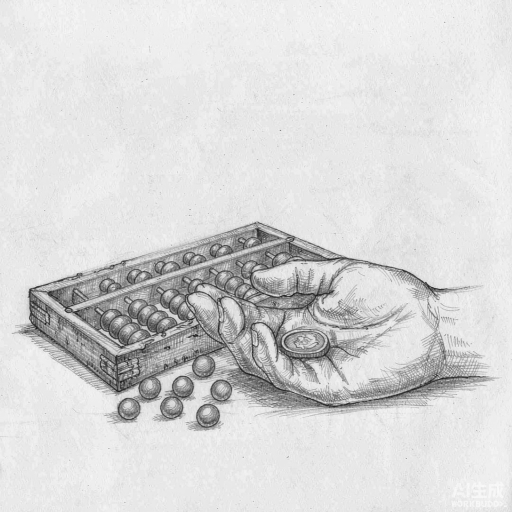
#> input picture cases/005_golden-quote-miner/assets/gallery/quote-cards/images/01.png, 1024 x 1024 px (shown at 1/2 size)
$ python strip_watermark.py ../../005_golden-quote-miner/assets/gallery/quote-cards/images/01.png
#> lines starting #> are read from the running program, lines starting #| are printed output that depends on the picture
# -*- coding: utf-8 -*-
"""
strip_watermark.py —— 清掉文生图右下角的「AI生成 <品牌>」水印

两种模式：
  crop   裁掉右下角（横版裁宽 / 竖版裁高），最干净，优先用
  patch  用周边平均色 + 羽化 mask 局部覆盖，裁不掉时用

用法：
  python strip_watermark.py in.png --mode crop  --w 90 --h 60 -o out.png
  python strip_watermark.py in.png --mode patch --box 670,830,1024,1024 -o out.png
  python strip_watermark.py in.png --mode patch --auto -o out.png     # 自动按右下角 20% 估算
"""
import argparse
import os
import sys

from PIL import Image, ImageFilter


def do_crop(img, w, h):
    iw, ih = img.size
    # 裁掉右下角 w x h
    return img.crop((0, 0, iw - w, ih - h))


def do_patch(img, box, feather=40, sample=160):
    x0, y0, x1, y1 = box
    x0, y0 = max(0, x0), max(0, y0)
    x1, y1 = min(img.size[0], x1), min(img.size[1], y1)
    if x1 <= x0 or y1 <= y0:
        raise SystemExit("box 无效，检查坐标是否在图内")
    # 取水印块左上方的干净区域求平均色
    sx0, sy0 = max(0, x0 - sample), max(0, y0 - sample)
    patch_ref = img.crop((sx0, sy0, max(sx0 + 1, x0), max(sy0 + 1, y0)))
    if patch_ref.size[0] < 1 or patch_ref.size[1] < 1:
        raise SystemExit("取样区为空，改用 --box 手动指定或先 crop")
    color = patch_ref.resize((1, 1), Image.LANCZOS).getpixel((0, 0))

    pw, ph = x1 - x0, y1 - y0
    layer = Image.new("RGB", (pw, ph), color)
    mask = Image.new("L", (pw, ph), 255).filter(ImageFilter.GaussianBlur(feather))
    img = img.copy()
    img.paste(layer, (x0, y0), mask)
    return img


def main():
    ap = argparse.ArgumentParser(description="清除文生图右下角水印")
    ap.add_argument("input")
    ap.add_argument("--mode", choices=["crop", "patch"], default="crop")
    ap.add_argument("--w", type=int, default=90, help="crop 模式：从右侧裁掉的像素宽度")
    ap.add_argument("--h", type=int, default=60, help="crop 模式：从底部裁掉的像素高度")
    ap.add_argument("--box", type=str, default="", help="patch 模式：x0,y0,x1,y1")
    ap.add_argument("--auto", action="store_true", help="patch 模式：按右下角 20%% 自动估算 box")
    ap.add_argument("--feather", type=int, default=40)
    ap.add_argument("-o", "--out", default="", help="输出路径，默认 <原名>_clean.png")
    a = ap.parse_args()

    if not os.path.exists(a.input):
        raise SystemExit("文件不存在: " + a.input)

    img = Image.open(a.input).convert("RGB")
    print("源图:", img.size)
#| 源图: (1024, 1024)

    if a.mode == "crop":
        if a.w >= img.size[0] or a.h >= img.size[1]:
            raise SystemExit("裁掉的尺寸超过原图，请调小 --w/--h")
        out = do_crop(img, a.w, a.h)
#> in do_crop, `return img.crop((0, 0, iw - w, ih - h))`:
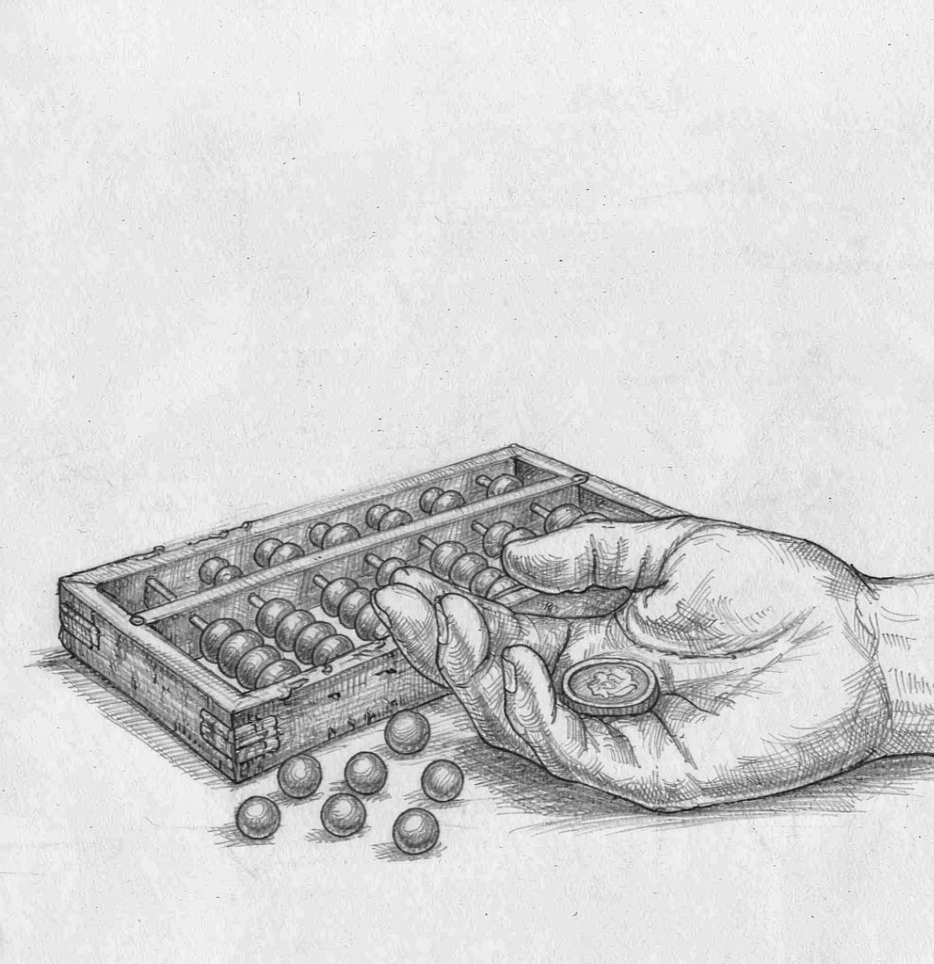
#> returned value: PIL image 934x964 RGB; min 14, max 250, mean 213.4
    else:
        if a.box:
            box = tuple(int(v) for v in a.box.split(","))
            if len(box) != 4:
                raise SystemExit("--box 需为 x0,y0,x1,y1")
        elif a.auto:
            w, h = img.size
            box = (int(w * 0.65), int(h * 0.80), w, h)
        else:
            raise SystemExit("patch 模式需要 --box 或 --auto")
        print("覆盖区域:", box)
        out = do_patch(img, box, a.feather)

    dst = a.out or (os.path.splitext(a.input)[0] + "_clean.png")
    out.save(dst, "PNG", optimize=True)
    print("已输出:", dst, out.size)
#| 已输出: ../../005_golden-quote-miner/assets/gallery/quote-cards/images/01_clean.png (934, 964)


if __name__ == "__main__":
    sys.exit(main())
#> (the program exits here)

$ run again, on cases/005_golden-quote-miner/assets/gallery/quote-cards/images/03.png
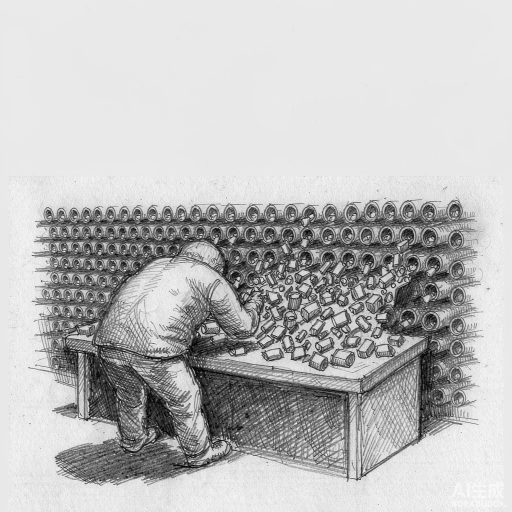
#> input picture cases/005_golden-quote-miner/assets/gallery/quote-cards/images/03.png, 1024 x 1024 px (shown at 1/2 size)
#| 源图: (1024, 1024)
#> in do_crop, `return img.crop((0, 0, iw - w, ih - h))`:
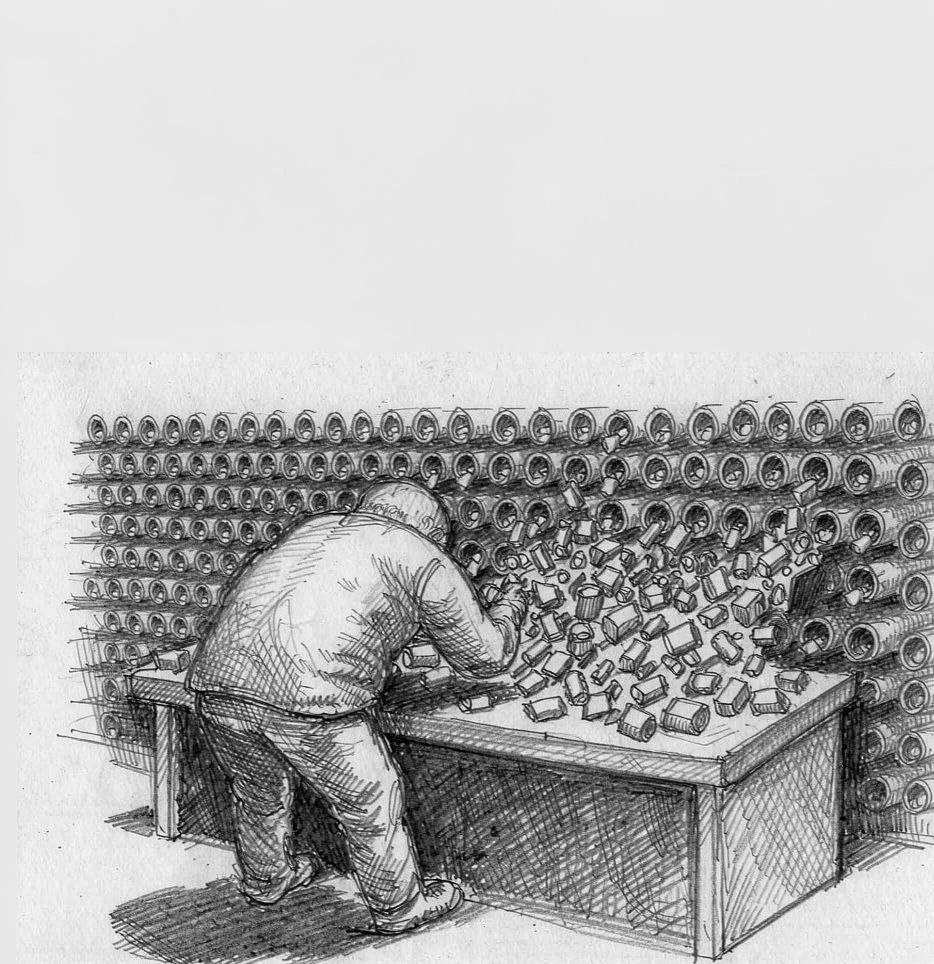
#> returned value: PIL image 934x964 RGB; min 0, max 253, mean 181.7
#| 已输出: ../../005_golden-quote-miner/assets/gallery/quote-cards/images/03_clean.png (934, 964)

$ run again, on cases/005_golden-quote-miner/assets/gallery/quote-cards/images/04.png
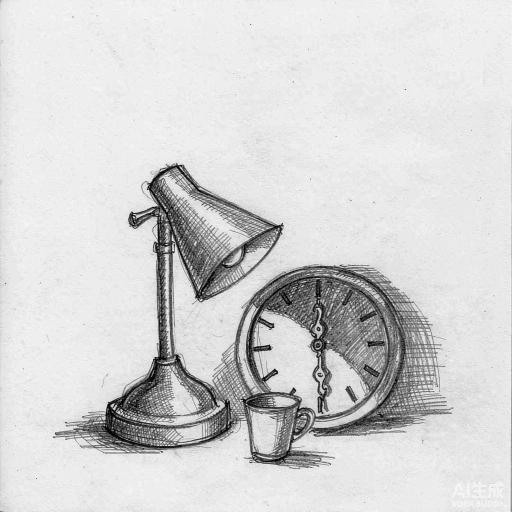
#> input picture cases/005_golden-quote-miner/assets/gallery/quote-cards/images/04.png, 1024 x 1024 px (shown at 1/2 size)
#| 源图: (1024, 1024)
#> in do_crop, `return img.crop((0, 0, iw - w, ih - h))`:
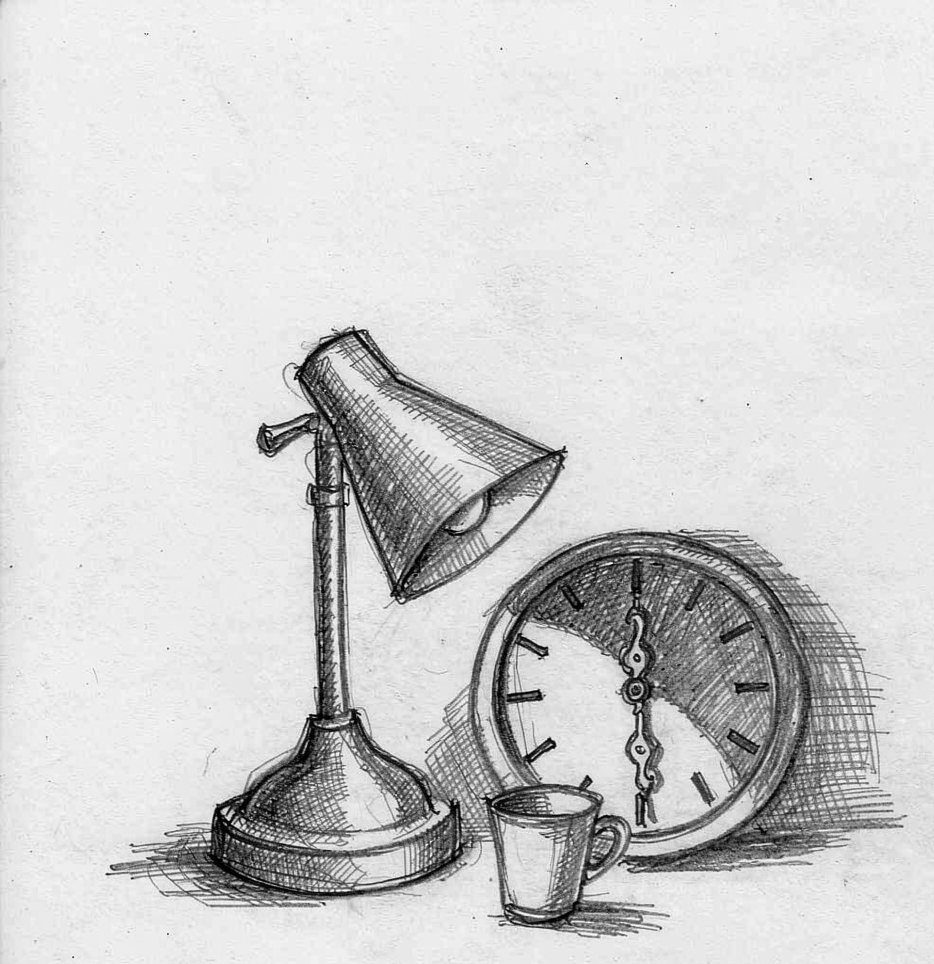
#> returned value: PIL image 934x964 RGB; min 0, max 254, mean 209.3
#| 已输出: ../../005_golden-quote-miner/assets/gallery/quote-cards/images/04_clean.png (934, 964)

$ run again, on cases/005_golden-quote-miner/assets/gallery/quote-cards/images/05.png
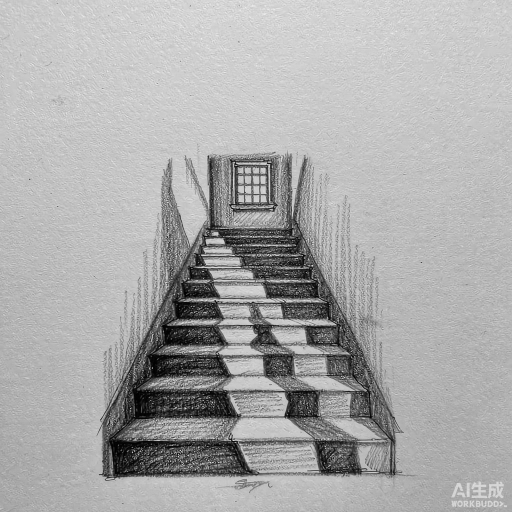
#> input picture cases/005_golden-quote-miner/assets/gallery/quote-cards/images/05.png, 1024 x 1024 px (shown at 1/2 size)
#| 源图: (1024, 1024)
#> in do_crop, `return img.crop((0, 0, iw - w, ih - h))`:
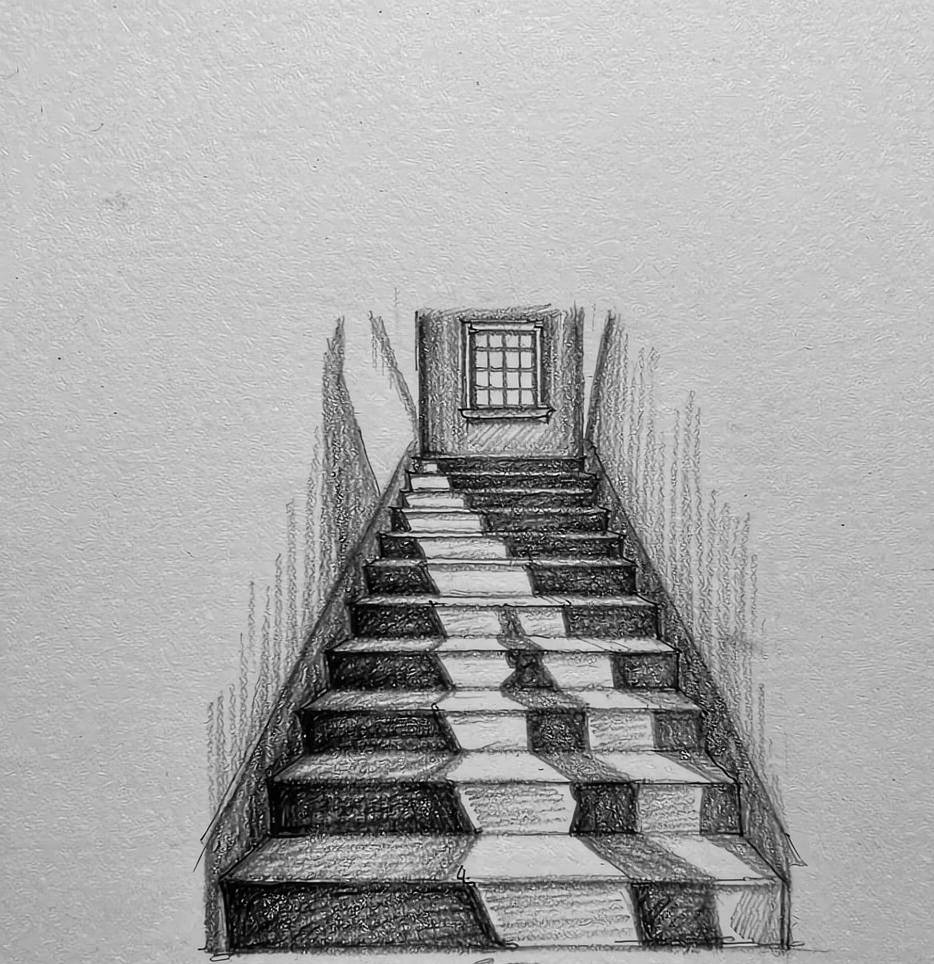
#> returned value: PIL image 934x964 RGB; min 0, max 254, mean 168.6
#| 已输出: ../../005_golden-quote-miner/assets/gallery/quote-cards/images/05_clean.png (934, 964)
